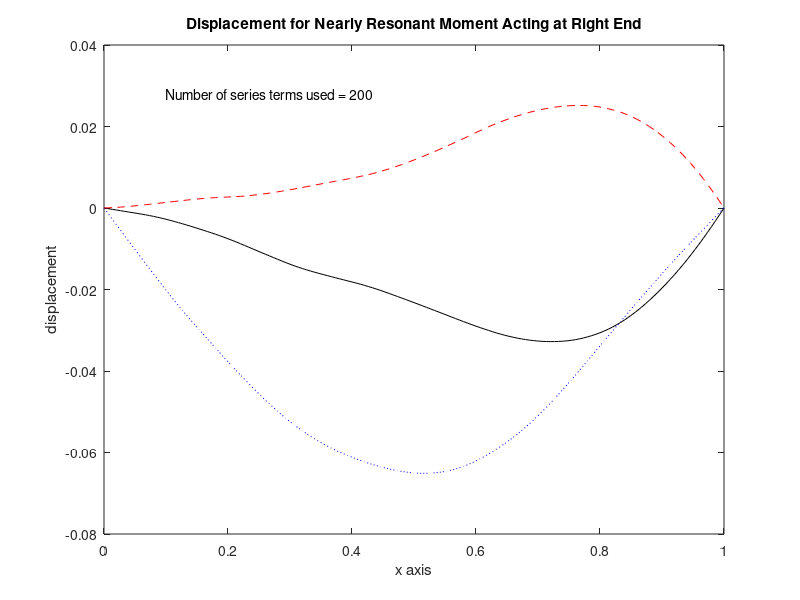

Recreate this plot in MATLAB. (Note: this script raises an error after producing the figure.)
function bemimpac      
% Example: bemimpac
% ~~~~~~~~~~~~~~~~~
% This program analyzes an impact dynamics 
% problem for an elastic Euler beam of 
% constant cross section which is simply 
% supported at each end. The beam is initially 
% at rest when a harmonically varying moment 
% m0*cos(w0*t) is applied to the right end. 
% The resulting transverse displacement and 
% bending moment are computed.  The 
% displacement and moment are plotted as 
% functions of x for the three time values. 
% Animated plots of the entire displacement
% and moment history are also given.
%
% User m functions required: 
%    beamresp, beamanim, sumser, ndbemrsp

fprintf('\nDYNAMICS OF A BEAM WITH AN ');
fprintf('OSCILLATING END MOMENT\n');
ei=1; arho=1; len=1; m0=1; w0=.90*pi^2;
tmin=0; tmax=5; nt=101;
xmin=0; xmax=len; nx=151; ntrms=200;
[t,x,displ,mom]=beamresp(ei,arho,len,m0,w0,...
             tmin,tmax,nt,xmin,xmax,nx,ntrms);
disp(' ')
disp('Press [Enter] to see the deflection') 
disp('for three positions'), pause

np=[3 5 8]; close; pltsave=0;
dip=displ(np,:); mop=mom(np,:);
plot(x,dip(1,:),'-k',x,dip(2,:),':b',...
     x,dip(3,:),'--r'); 
xlabel('x axis'); ylabel('displacement');
hh=gca; 
r(1:2)=get(hh,'XLim'); r(3:4)=get(hh,'YLim'); 
xp=r(1)+(r(2)-r(1))/10;
dp=r(4)-(r(4)-r(3))/10;
tstr=['Displacement for Nearly Resonant' ...
      ' Moment Acting at Right End'];
title(tstr);
text(xp,dp,['Number of series terms ' ...
            'used = ',int2str(ntrms)]);
legend('t=0.10','t=0.20','t=0.35',3)        
disp(' ')
disp('Press [Enter] to the bending moment') 
disp('for three positions')
shg; pause  
if pltsave, print -deps 3positns, end 

close; 
plot(x,mop(1,:),'-k',x,mop(2,:),':b',...
     x,mop(3,:),'--r'); 
h=gca; 
r(1:2)=get(h,'XLim'); r(3:4)=get(h,'YLim'); 
mp=r(3)+(r(4)-r(3))/10;
xlabel('x axis'); ylabel('moment');
tstr=['Bending Moment for Nearly Resonant' ...
      ' Moment Acting at Right End'];
title(tstr);
text(xp,mp,['Number of series terms ' ...
            'used = ',int2str(ntrms)]);
legend('t=0.10','t=0.20','t=0.35',2),
disp(' '), disp(...
'Press [Enter] to see the deflections surface') 
shg, pause
if pltsave, print -deps 3moments, end

inct=2; incx=2; 
ht=0.75; it=1:inct:.8*nt; ix=1:incx:nx;
tt=t(it); xx=x(ix); 
dd=displ(it,ix); mm=mom(it,ix);
a=surf(xx,tt,dd);
tstr=['Transverse Deflection as a ' ...
      'Function of Time and Position'];
title(tstr);
xlabel('x axis'); ylabel('time'); 
zlabel('transverse deflection');
disp(' '), disp(['Press [Enter] to ',...
'see the bending moment surface']) 
shg, pause
if pltsave, print -deps bdeflsrf, end

a=surf(xx,tt,mm);
title(['Bending Moment as a Function ' ...
       'of Time and Position'])
xlabel('x axis'); ylabel('time'); 
zlabel('bending moment'); disp(' ')
disp('Press [Enter] to see animation of');
disp('the beam deflection'), shg, pause 
if pltsave, print -deps bmomsrf, end
beamanim(x,displ,.1,'Transverse Deflection', ...
        'x axis','deflection'), disp(' ') 
disp('Press [Enter] to see animation');
disp('of the bending moment'); pause
beamanim(x,mom,.1,'Bending Moment History', ...
        'x axis','moment'); 
fprintf('\nAll Done\n'); close;

%=============================================

function [t,x,displ,mom]= ...
      beamresp(ei,arho,len,m0,w0,tmin,tmax, ...
               nt,xmin,xmax,nx,ntrms)
%
% [t,x,displ,mom]=beamresp(ei,arho,len,m0, ...
%           w0,tmin,tmax,nt,xmin,xmax,nx,ntrms)
% ~~~~~~~~~~~~~~~~~~~~~~~~~~~~~~~~~~~~~~~~~~~~~
% This function evaluates the time dependent 
% displacement and moment in a constant 
% cross section, simply supported beam which 
% is initially at rest when a harmonically 
% varying moment is suddenly applied at the 
% right end.  The resulting time histories of 
% displacement and moment are computed.
%
% ei        - modulus of elasticity times 
%             moment of inertia
% arho      - mass per unit length of the 
%             beam
% len       - beam length
% m0,w0     - amplitude and frequency of the 
%             harmonically varying right end 
%             moment
% tmin,tmax - minimum and maximum times for
%             the solution
% nt        - number of evenly spaced 
%             solution times
% xmin,xmax - minimum and maximum position 
%             coordinates for the solution. 
%             These values should lie between 
%             zero and len (x=0 and x=len at 
%             the left and right ends).
% nx        - number of evenly spaced solution 
%             positions
% ntrms     - number of terms used in the 
%             Fourier sine series
% t         - vector of nt equally spaced time 
%             values varying from tmin to tmax
% x         - vector of nx equally spaced 
%             position values varying from 
%             xmin to xmax
% displ     - matrix of transverse 
%             displacements with time varying 
%             from row to row, and position 
%             varying from column to column
% mom       - matrix of bending moments with 
%             time varying from row to row, 
%             and position varying from column 
%             to column
%
% User m functions called:  ndbemrsp
%----------------------------------------------

tcof=sqrt(arho/ei)*len^2; dcof=m0*len^2/ei;
tmin=tmin/tcof; tmax=tmax/tcof; w=w0*tcof;
xmin=xmin/len; xmax=xmax/len;
[t,x,displ,mom]=...
ndbemrsp(w,tmin,tmax,nt,xmin,xmax,nx,ntrms);
t=t*tcof; x=x*len; 
displ=displ*dcof; mom=mom*m0;

%=============================================

function beamanim(x,u,tpause,titl,xlabl,ylabl)
%
% beamanim(x,u,tpause,titl,xlabl,ylabl,save)
% ~~~~~~~~~~~~~~~~~~~~~~~~~~~~~~~~~~~~
% This function draws an animated plot of data 
% values stored in array u.  The different 
% columns of u correspond to position values 
% in vector x.  The successive rows of u 
% correspond to different times. Parameter 
% tpause controls the speed of animation.
%
%  u      - matrix of values to animate plots 
%           of u versus x
%  x      - spatial positions for different 
%           columns of u
%  tpause - clock seconds between output of 
%           frames. The default is .1 secs 
%           when tpause is left out. When 
%           tpause=0, a new frame appears 
%           when the user presses any key.
%  titl   - graph title
%  xlabl  - label for horizontal axis
%  ylabl  - label for vertical axis
%
% User m functions called:  none
%----------------------------------------------
 
if nargin<6, ylabl=''; end; 
if nargin<5, xlabl=''; end
if nargin<4, titl=''; end; 
if nargin<3, tpause=.1; end;

[ntime,nxpts]=size(u); 
umin=min(u(:)); umax=max(u(:));
udif=umax-umin; uavg=.5*(umin+umax); 
xmin=min(x); xmax=max(x); 
xdif=xmax-xmin; xavg=.5*(xmin+xmax);
xwmin=xavg-.55*xdif; xwmax=xavg+.55*xdif;
uwmin=uavg-.55*udif; uwmax=uavg+.55*udif; close;
axis([xwmin,xwmax,uwmin,uwmax]); title(titl);
xlabel(xlabl); ylabel(ylabl); hold on;

for j=1:ntime
  ut=u(j,:); 
  plot(x,ut,'-'); axis('off'); figure(gcf);
  if tpause==0 
    pause; 
  else 
    pause(tpause); 
  end
  if j==ntime, break, else, cla; end
end
% print -deps cntltrac
hold off; close;

%=============================================

function [u,t,x] = sumser(a,b,c,funt,funx, ...
                   tmin,tmax,nt,xmin,xmax,nx)
%
% [u,t,x] = sumser(a,b,c,funt,funx,tmin, ...
%                  tmax,nt,xmin,xmax,nx)
% ~~~~~~~~~~~~~~~~~~~~~~~~~~~~~~~~~~~~~~~~~~
% This function evaluates a function U(t,x) 
% which is defined by a finite series. The 
% series is evaluated for t and x values taken 
% on a rectangular grid network. The matrix u 
% has elements specified by the following 
% series summation:
%
% u(i,j)  =   sum(  a(k)*funt(t(i)*b(k))*...
%           k=1:nsum
%                          funx(c(k)*x(j))
%
% where nsum is the length of each of the 
% vectors a, b, and c.
%
% a,b,c        - vectors of coefficients in 
%                the series
% funt,funx    - handles of functions accepting 
%                matrix argument.  funt is 
%                evaluated for an argument of 
%                the form funt(t*b) where t is 
%                a column and b is a row. funx
%                is evaluated for an argument 
%                of the form funx(c*x) where 
%                c is a column and x is a row.
% tmin,tmax,nt - produces vector t with nt 
%                evenly spaced values between 
%                tmin and tmax
% xmin,xmax,nx - produces vector x with nx 
%                evenly spaced values between 
%                xmin and xmax
% u            - the nt by nx matrix 
%                containing values of the 
%                series evaluated at t(i),x(j),
%                for i=1:nt and j=1:nx
% t,x          - column vectors containing t 
%                and x values. These output 
%                values are optional.
%
% User m functions called:  none.
%----------------------------------------------

tt=(tmin:(tmax-tmin)/(nt-1):tmax)';
xx=(xmin:(xmax-xmin)/(nx-1):xmax); a=a(:).';
u=a(ones(nt,1),:).*feval(funt,tt*b(:).')*...
  feval(funx,c(:)*xx);
if nargout>1, t=tt; x=xx'; end

%=============================================

function [t,x,displ,mom]= ...
    ndbemrsp(w,tmin,tmax,nt,xmin,xmax,nx,ntrms)
%
% [t,x,displ,mom]=ndbemrsp(w,tmin,tmax,nt,...
%                         xmin,xmax,nx,ntrms)
% ~~~~~~~~~~~~~~~~~~~~~~~~~~~~~~~~~~~~~~~~~~~
% This function evaluates the nondimensional 
% displacement and moment in a constant 
% cross section, simply supported beam which 
% is initially at rest when a harmonically 
% varying moment of frequency w is suddenly 
% applied at the right end. The resulting 
% time history is computed.
%
% w          - frequency of the harmonically 
%              varying end moment
% tmin,tmax  - minimum and maximum 
%              dimensionless times
% nt         - number of evenly spaced 
%              solution times
% xmin,xmax  - minimum and maximum 
%              dimensionless position 
%              coordinates. These values 
%              should lie between zero and 
%              one (x=0 and x=1 give the 
%              left and right ends).
% nx         - number of evenly spaced 
%              solution positions
% ntrms      - number of terms used in the 
%              Fourier sine series
% t          - vector of nt equally spaced 
%              time values varying from 
%              tmin to tmax
% x          - vector of nx equally spaced 
%              position values varying 
%              from xmin to xmax
% displ      - matrix of dimensionless 
%              displacements with time 
%              varying from row to row, 
%              and position varying from 
%              column to column
% mom        - matrix of dimensionless 
%              bending moments with time 
%              varying from row to row, and
%              position varying from column 
%              to column
%
% User m functions called:  sumser
%----------------------------------------------

if nargin < 8, w=0; end; nft=512; nh=nft/2;
xft=1/nh*(0:nh)'; 
x=xmin+(xmax-xmin)/(nx-1)*(0:nx-1)';
t=tmin+(tmax-tmin)/(nt-1)*(0:nt-1)'; 
cwt=cos(w*t);

% Get particular solution for nonhomogeneous 
% end condition
if w ==0 % Case for a constant end moment
  cp=[1 0 0 0; 0 0 2 0; 1 1 1 1; 0 0 2 6]\ ...
     [0;0;0;1];
  yp=[ones(size(x)), x, x.^2, x.^3]*cp; yp=yp';
  mp=[zeros(nx,2), 2*ones(nx,1), 6*x]*cp; 
  mp=mp';
  ypft=[ones(size(xft)), xft, xft.^2, xft.^3]*cp;

% Case where end moment oscillates 
% with frequency w
else  
  s=sqrt(w)*[1, i, -1, -i]; es=exp(s);
  cp=[ones(1,4); s.^2; es; es.*s.^2]\ ...
     [0; 0; 0; 1];
  yp=real(exp(x*s)*cp); yp=yp';
  mp=real(exp(x*s)*(cp.*s(:).^2)); mp=mp';
  ypft=real(exp(xft*s)*cp);
end

% Fourier coefficients for 
% particular solution
yft=-fft([ypft;-ypft(nh:-1:2)])/nft;

% Sine series coefficients for 
% homogeneous solution
acof=-2*imag(yft(2:ntrms+1));
ccof=pi*(1:ntrms)'; bcof=ccof.^2;

% Sum series to evaluate Fourier 
% series part of solution. Then combine 
% with the particular solution.
displ=sumser(acof,bcof,ccof,@cos,@sin,...
                  tmin,tmax,nt,xmin,xmax,nx);
displ=displ+cwt*yp; acof=acof.*bcof;
mom=sumser(acof,bcof,ccof,'cos','sin',...
                 tmin,tmax,nt,xmin,xmax,nx);
mom=-mom+cwt*mp;
